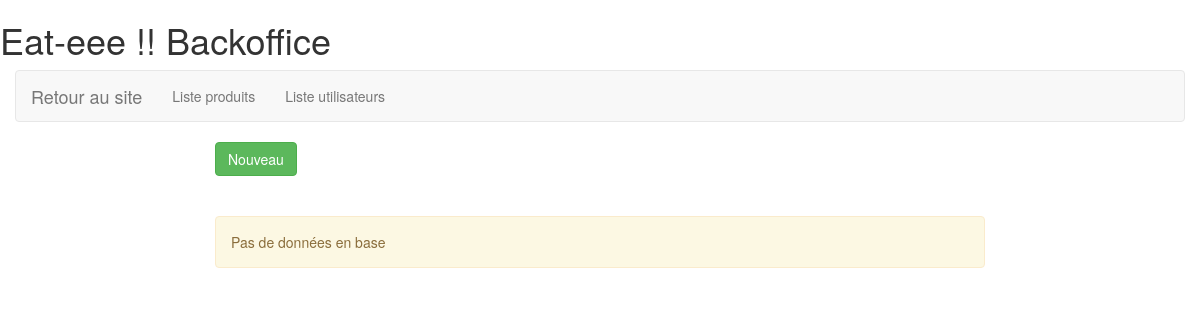
Page /backoffice/index.php on the earlier database version.
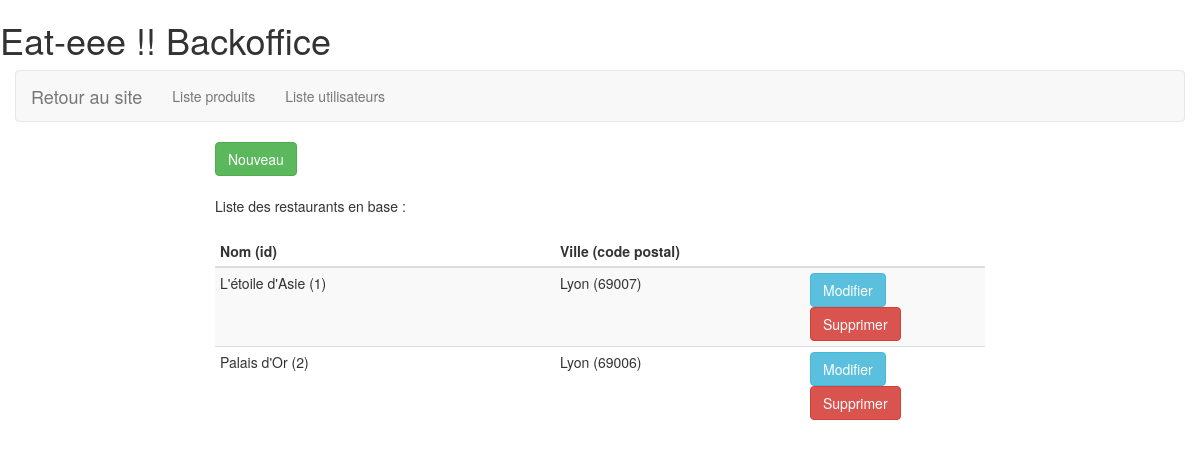
Same page on the later database version.
### tables this page shows
CREATE TABLE `restaurants` (
  `ID` int(11) NOT NULL,
  `name` varchar(75) NOT NULL,
  `adress` varchar(150) NOT NULL,
  `city` varchar(50) NOT NULL,
  `zipcode` varchar(5) NOT NULL,
  `telephone` varchar(15) NOT NULL,
  `email` varchar(250) NOT NULL,
  `image` varchar(50) NOT NULL
);

### backoffice/index.php (the view, shortened to what this page needs)
<!DOCTYPE html>
<html lang="fr">
<head>
	<link rel="stylesheet" href="https://maxcdn.bootstrapcdn.com/bootstrap/3.0.0/css/bootstrap.min.css">
	<link rel="stylesheet" href="../styles/jquery.dataTables.min.css">
	<link rel="stylesheet" href="../styles/style.css">
</head>
<body>
	<header>
		<h1>
			Eat-eee !! Backoffice
		</h1>
	</header>
	<main>
		<div class="container-fluid">
			<div class="row">
				<div class="col-md-12">
					<?php
					require('menu.inc.php');
					?>
				</div>
			</div>
			<div class="row">
				<div class="col-md-offset-2 col-md-8">
					<div id="cmdUI">
						<input type="button" value="Nouveau" onclick="ajouter();" class='btn btn-success'>
					</div>
					<br>
					<?php
					require_once('../include/connexion.inc.php');
					$requete=$bdd->query('SELECT ID,name,city,zipcode FROM restaurants ORDER BY name');
					$iTotal=$requete->rowCount();
					if ($iTotal==0)
					{
						echo '<br><div class="alert alert-warning">Pas de données en base</div>';
					}
					else
					{
						?>
						Liste des restaurants en base :
						<br><br>
						<table id="tblResultats" class="table table-striped table-hover table-condensed table-responsive">
							<thead>
								<tr>
									<th>
										Nom (id)
									</th>
									<th width="250">
										Ville (code postal)
									</th>
									<th width="180">
									</th>
								</tr>
							</thead>
							<tbody>
								<?php
								while($resultat=$requete->fetch(PDO::FETCH_ASSOC))
								{
									echo "\n<tr>";
									echo "\n<td>";
									echo htmlspecialchars($resultat['name']) . ' (' . htmlspecialchars($resultat['ID']) . ')';
									echo "</td>";
									echo "\n<td width='250'>";
									echo htmlspecialchars($resultat['city']) . ' (' . htmlspecialchars($resultat['zipcode']) . ')';
									echo "</td>";
									echo "\n<td width='180'>";
									echo "<input type='button' value='Modifier' class='btn btn-info' onclick='modifier(". htmlspecialchars($resultat['ID']) . ");'>&nbsp;&nbsp;";
									echo "<input type='button' value='Supprimer' class='btn btn-danger' onclick='supprimer(". htmlspecialchars($resultat['ID']) . ");'>";
									echo "</td>";
									echo "\n</tr>";
								}
								?>
							</tbody>
						</table>
						<?php
					}
					?>
				</div>
			</div>
		</div>
	</main>
</body>
</html>

### backoffice/menu.inc.php (shortened to what this page needs)
					<nav class="navbar navbar-default" role="navigation">
						<div class="navbar-header">
							 <a class="navbar-brand" href="../index.php">Retour au site</a>
						</div>
						<div class="collapse navbar-collapse" id="bs-example-navbar-collapse-1">
							<ul class="nav navbar-nav">
								<li>
									<a href="index.php">Liste produits</a>
								</li>
								<li>
									<a href="liste-users.php">Liste utilisateurs</a>
								</li>
</ul>
</div>
</nav>

Differences in the rows shown:
added restaurants: name "L'étoile d'Asie", ID "1", city "Lyon", zipcode "69007"
added restaurants: name "Palais d'Or", ID "2", city "Lyon", zipcode "69006"
Other differences:
text no longer shown: "Pas de données en base"
text now shown: "Liste des restaurants en base : Nom (id) Ville (code postal)"
